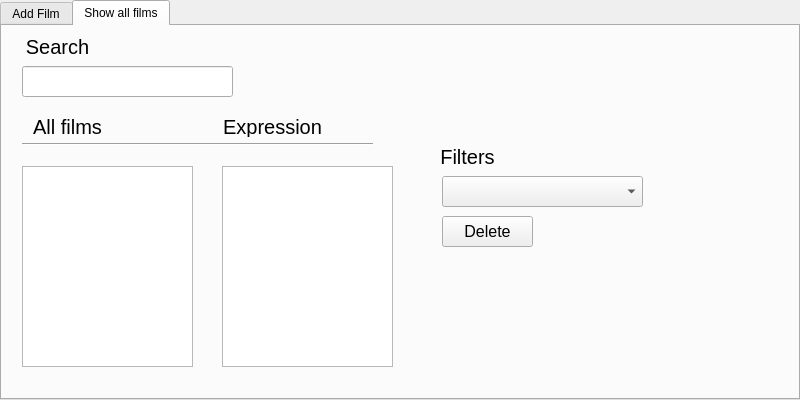
<?xml version="1.0" encoding="UTF-8"?>
<ui version="4.0">
 <class>UserAccount</class>
 <widget class="QDialog" name="UserAccount">
  <property name="geometry">
   <rect>
    <x>0</x>
    <y>0</y>
    <width>800</width>
    <height>400</height>
   </rect>
  </property>
  <property name="maximumSize">
   <size>
    <width>800</width>
    <height>400</height>
   </size>
  </property>
  <property name="windowTitle">
   <string>Dialog</string>
  </property>
  <widget class="QTabWidget" name="tabWidget">
   <property name="enabled">
    <bool>true</bool>
   </property>
   <property name="geometry">
    <rect>
     <x>0</x>
     <y>0</y>
     <width>800</width>
     <height>400</height>
    </rect>
   </property>
   <property name="maximumSize">
    <size>
     <width>800</width>
     <height>400</height>
    </size>
   </property>
   <property name="styleSheet">
    <string notr="true"/>
   </property>
   <property name="currentIndex">
    <number>1</number>
   </property>
   <property name="elideMode">
    <enum>Qt::ElideLeft</enum>
   </property>
   <property name="documentMode">
    <bool>false</bool>
   </property>
   <property name="tabsClosable">
    <bool>false</bool>
   </property>
   <property name="movable">
    <bool>true</bool>
   </property>
   <widget class="QWidget" name="tab">
    <attribute name="title">
     <string>Add Film</string>
    </attribute>
    <widget class="QPushButton" name="Add_Film">
     <property name="geometry">
      <rect>
       <x>190</x>
       <y>290</y>
       <width>91</width>
       <height>31</height>
      </rect>
     </property>
     <property name="font">
      <font>
       <pointsize>12</pointsize>
      </font>
     </property>
     <property name="text">
      <string>Add film</string>
     </property>
    </widget>
    <widget class="QWidget" name="layoutWidget">
     <property name="geometry">
      <rect>
       <x>280</x>
       <y>90</y>
       <width>192</width>
       <height>110</height>
      </rect>
     </property>
     <layout class="QHBoxLayout" name="horizontalLayout_2">
      <item>
       <layout class="QVBoxLayout" name="verticalLayout_4">
        <item>
         <widget class="QLabel" name="label_13">
          <property name="font">
           <font>
            <pointsize>10</pointsize>
           </font>
          </property>
          <property name="text">
           <string>genre</string>
          </property>
         </widget>
        </item>
        <item>
         <widget class="QLabel" name="label_14">
          <property name="font">
           <font>
            <pointsize>10</pointsize>
           </font>
          </property>
          <property name="text">
           <string>director</string>
          </property>
         </widget>
        </item>
        <item>
         <widget class="QLabel" name="label_15">
          <property name="font">
           <font>
            <pointsize>10</pointsize>
           </font>
          </property>
          <property name="text">
           <string>country</string>
          </property>
         </widget>
        </item>
        <item>
         <widget class="QLabel" name="label_16">
          <property name="text">
           <string>awards</string>
          </property>
         </widget>
        </item>
       </layout>
      </item>
      <item>
       <layout class="QVBoxLayout" name="verticalLayout_5">
        <item>
         <widget class="QLineEdit" name="genre">
          <property name="enabled">
           <bool>true</bool>
          </property>
          <property name="font">
           <font>
            <pointsize>10</pointsize>
           </font>
          </property>
         </widget>
        </item>
        <item>
         <widget class="QLineEdit" name="director">
          <property name="enabled">
           <bool>true</bool>
          </property>
          <property name="font">
           <font>
            <pointsize>10</pointsize>
           </font>
          </property>
         </widget>
        </item>
        <item>
         <widget class="QLineEdit" name="coutntry">
          <property name="enabled">
           <bool>true</bool>
          </property>
          <property name="font">
           <font>
            <pointsize>10</pointsize>
           </font>
          </property>
         </widget>
        </item>
        <item>
         <widget class="QLineEdit" name="film_awards">
          <property name="enabled">
           <bool>true</bool>
          </property>
         </widget>
        </item>
       </layout>
      </item>
     </layout>
    </widget>
    <widget class="Line" name="line">
     <property name="geometry">
      <rect>
       <x>0</x>
       <y>50</y>
       <width>781</width>
       <height>20</height>
      </rect>
     </property>
     <property name="orientation">
      <enum>Qt::Horizontal</enum>
     </property>
    </widget>
    <widget class="Line" name="line_3">
     <property name="geometry">
      <rect>
       <x>240</x>
       <y>70</y>
       <width>20</width>
       <height>171</height>
      </rect>
     </property>
     <property name="orientation">
      <enum>Qt::Vertical</enum>
     </property>
    </widget>
    <widget class="QLabel" name="label">
     <property name="geometry">
      <rect>
       <x>200</x>
       <y>20</y>
       <width>101</width>
       <height>31</height>
      </rect>
     </property>
     <property name="font">
      <font>
       <pointsize>16</pointsize>
      </font>
     </property>
     <property name="text">
      <string>Add film</string>
     </property>
     <property name="alignment">
      <set>Qt::AlignCenter</set>
     </property>
    </widget>
    <widget class="QWidget" name="layoutWidget_2">
     <property name="geometry">
      <rect>
       <x>30</x>
       <y>90</y>
       <width>198</width>
       <height>110</height>
      </rect>
     </property>
     <layout class="QHBoxLayout" name="horizontalLayout_3">
      <item>
       <layout class="QVBoxLayout" name="verticalLayout">
        <item>
         <widget class="QLabel" name="label_3">
          <property name="font">
           <font>
            <pointsize>10</pointsize>
           </font>
          </property>
          <property name="text">
           <string>Title</string>
          </property>
         </widget>
        </item>
        <item>
         <widget class="QLabel" name="label_4">
          <property name="font">
           <font>
            <pointsize>10</pointsize>
           </font>
          </property>
          <property name="text">
           <string>duration</string>
          </property>
         </widget>
        </item>
        <item>
         <widget class="QLabel" name="label_11">
          <property name="font">
           <font>
            <pointsize>10</pointsize>
           </font>
          </property>
          <property name="text">
           <string>year</string>
          </property>
         </widget>
        </item>
        <item>
         <widget class="QLabel" name="label_12">
          <property name="font">
           <font>
            <pointsize>10</pointsize>
           </font>
          </property>
          <property name="text">
           <string>budget mln$</string>
          </property>
         </widget>
        </item>
       </layout>
      </item>
      <item>
       <layout class="QVBoxLayout" name="verticalLayout_3">
        <item>
         <widget class="QLineEdit" name="title">
          <property name="enabled">
           <bool>true</bool>
          </property>
          <property name="font">
           <font>
            <pointsize>10</pointsize>
           </font>
          </property>
         </widget>
        </item>
        <item>
         <widget class="QLineEdit" name="duration">
          <property name="enabled">
           <bool>true</bool>
          </property>
          <property name="font">
           <font>
            <pointsize>10</pointsize>
           </font>
          </property>
         </widget>
        </item>
        <item>
         <widget class="QLineEdit" name="year">
          <property name="enabled">
           <bool>true</bool>
          </property>
          <property name="font">
           <font>
            <pointsize>10</pointsize>
           </font>
          </property>
         </widget>
        </item>
        <item>
         <widget class="QLineEdit" name="budget">
          <property name="enabled">
           <bool>true</bool>
          </property>
          <property name="font">
           <font>
            <pointsize>10</pointsize>
           </font>
          </property>
         </widget>
        </item>
       </layout>
      </item>
     </layout>
    </widget>
    <widget class="QLabel" name="label_2">
     <property name="geometry">
      <rect>
       <x>560</x>
       <y>70</y>
       <width>81</width>
       <height>21</height>
      </rect>
     </property>
     <property name="font">
      <font>
       <pointsize>12</pointsize>
      </font>
     </property>
     <property name="text">
      <string>Expression</string>
     </property>
    </widget>
    <widget class="QTextEdit" name="expression">
     <property name="geometry">
      <rect>
       <x>520</x>
       <y>90</y>
       <width>171</width>
       <height>131</height>
      </rect>
     </property>
     <property name="font">
      <font>
       <pointsize>10</pointsize>
      </font>
     </property>
    </widget>
    <widget class="QPushButton" name="Delete_4">
     <property name="geometry">
      <rect>
       <x>80</x>
       <y>290</y>
       <width>91</width>
       <height>31</height>
      </rect>
     </property>
     <property name="font">
      <font>
       <pointsize>12</pointsize>
      </font>
     </property>
     <property name="text">
      <string>Clear</string>
     </property>
    </widget>
    <widget class="QLabel" name="Status">
     <property name="geometry">
      <rect>
       <x>80</x>
       <y>250</y>
       <width>391</width>
       <height>21</height>
      </rect>
     </property>
     <property name="font">
      <font>
       <pointsize>12</pointsize>
      </font>
     </property>
     <property name="text">
      <string/>
     </property>
    </widget>
    <widget class="QPushButton" name="Delete_5">
     <property name="geometry">
      <rect>
       <x>680</x>
       <y>10</y>
       <width>101</width>
       <height>31</height>
      </rect>
     </property>
     <property name="font">
      <font>
       <pointsize>12</pointsize>
      </font>
     </property>
     <property name="text">
      <string>Change acc</string>
     </property>
    </widget>
   </widget>
   <widget class="QWidget" name="tab_2">
    <attribute name="title">
     <string>Show all films</string>
    </attribute>
    <widget class="QPushButton" name="Film_delete">
     <property name="geometry">
      <rect>
       <x>440</x>
       <y>190</y>
       <width>91</width>
       <height>31</height>
      </rect>
     </property>
     <property name="font">
      <font>
       <pointsize>12</pointsize>
      </font>
     </property>
     <property name="text">
      <string>Delete</string>
     </property>
    </widget>
    <widget class="Line" name="line_6">
     <property name="geometry">
      <rect>
       <x>20</x>
       <y>110</y>
       <width>351</width>
       <height>16</height>
      </rect>
     </property>
     <property name="orientation">
      <enum>Qt::Horizontal</enum>
     </property>
    </widget>
    <widget class="QLabel" name="label_23">
     <property name="geometry">
      <rect>
       <x>10</x>
       <y>90</y>
       <width>111</width>
       <height>21</height>
      </rect>
     </property>
     <property name="font">
      <font>
       <pointsize>15</pointsize>
      </font>
     </property>
     <property name="text">
      <string>All films</string>
     </property>
     <property name="alignment">
      <set>Qt::AlignCenter</set>
     </property>
    </widget>
    <widget class="QListWidget" name="listWidget_2">
     <property name="geometry">
      <rect>
       <x>20</x>
       <y>140</y>
       <width>171</width>
       <height>201</height>
      </rect>
     </property>
    </widget>
    <widget class="QComboBox" name="comboBox_2">
     <property name="geometry">
      <rect>
       <x>440</x>
       <y>150</y>
       <width>201</width>
       <height>31</height>
      </rect>
     </property>
     <property name="font">
      <font>
       <pointsize>12</pointsize>
      </font>
     </property>
    </widget>
    <widget class="QLabel" name="label_24">
     <property name="geometry">
      <rect>
       <x>430</x>
       <y>120</y>
       <width>71</width>
       <height>21</height>
      </rect>
     </property>
     <property name="font">
      <font>
       <pointsize>15</pointsize>
      </font>
     </property>
     <property name="text">
      <string>Filters</string>
     </property>
     <property name="alignment">
      <set>Qt::AlignCenter</set>
     </property>
    </widget>
    <widget class="QLabel" name="label_25">
     <property name="geometry">
      <rect>
       <x>20</x>
       <y>10</y>
       <width>71</width>
       <height>21</height>
      </rect>
     </property>
     <property name="font">
      <font>
       <pointsize>15</pointsize>
      </font>
     </property>
     <property name="text">
      <string>Search</string>
     </property>
     <property name="alignment">
      <set>Qt::AlignCenter</set>
     </property>
    </widget>
    <widget class="QLineEdit" name="search">
     <property name="enabled">
      <bool>true</bool>
     </property>
     <property name="geometry">
      <rect>
       <x>20</x>
       <y>40</y>
       <width>211</width>
       <height>31</height>
      </rect>
     </property>
     <property name="font">
      <font>
       <pointsize>10</pointsize>
      </font>
     </property>
    </widget>
    <widget class="QListWidget" name="listWidget_3">
     <property name="geometry">
      <rect>
       <x>220</x>
       <y>140</y>
       <width>171</width>
       <height>201</height>
      </rect>
     </property>
     <property name="inputMethodHints">
      <set>Qt::ImhNone</set>
     </property>
     <property name="textElideMode">
      <enum>Qt::ElideMiddle</enum>
     </property>
     <property name="wordWrap">
      <bool>true</bool>
     </property>
    </widget>
    <widget class="QLabel" name="label_26">
     <property name="geometry">
      <rect>
       <x>220</x>
       <y>90</y>
       <width>101</width>
       <height>21</height>
      </rect>
     </property>
     <property name="font">
      <font>
       <pointsize>15</pointsize>
      </font>
     </property>
     <property name="text">
      <string>Expression</string>
     </property>
     <property name="alignment">
      <set>Qt::AlignCenter</set>
     </property>
    </widget>
   </widget>
  </widget>
 </widget>
 <resources/>
 <connections/>
</ui>
